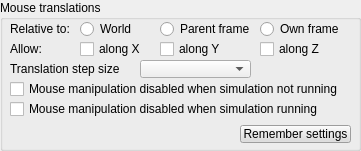
  <widget class="QGroupBox" name="groupBox_3">
   <property name="geometry">
    <rect>
     <x>10</x>
     <y>10</y>
     <width>361</width>
     <height>151</height>
    </rect>
   </property>
   <property name="title">
    <string>Mouse translations</string>
   </property>
   <property name="flat">
    <bool>true</bool>
   </property>
   <widget class="QLabel" name="label_2">
    <property name="geometry">
     <rect>
      <x>10</x>
      <y>20</y>
      <width>71</width>
      <height>18</height>
     </rect>
    </property>
    <property name="text">
     <string>Relative to:</string>
    </property>
   </widget>
   <widget class="QRadioButton" name="qqPosWorld">
    <property name="geometry">
     <rect>
      <x>80</x>
      <y>20</y>
      <width>81</width>
      <height>18</height>
     </rect>
    </property>
    <property name="focusPolicy">
     <enum>Qt::StrongFocus</enum>
    </property>
    <property name="text">
     <string>World</string>
    </property>
    <property name="autoExclusive">
     <bool>false</bool>
    </property>
   </widget>
   <widget class="QRadioButton" name="qqPosParent">
    <property name="geometry">
     <rect>
      <x>160</x>
      <y>20</y>
      <width>101</width>
      <height>18</height>
     </rect>
    </property>
    <property name="focusPolicy">
     <enum>Qt::StrongFocus</enum>
    </property>
    <property name="text">
     <string>Parent frame</string>
    </property>
    <property name="autoExclusive">
     <bool>false</bool>
    </property>
   </widget>
   <widget class="QRadioButton" name="qqPosOwn">
    <property name="geometry">
     <rect>
      <x>260</x>
      <y>20</y>
      <width>101</width>
      <height>18</height>
     </rect>
    </property>
    <property name="focusPolicy">
     <enum>Qt::StrongFocus</enum>
    </property>
    <property name="text">
     <string>Own frame</string>
    </property>
    <property name="autoExclusive">
     <bool>false</bool>
    </property>
   </widget>
   <widget class="QCheckBox" name="qqPosX">
    <property name="geometry">
     <rect>
      <x>80</x>
      <y>40</y>
      <width>91</width>
      <height>18</height>
     </rect>
    </property>
    <property name="focusPolicy">
     <enum>Qt::StrongFocus</enum>
    </property>
    <property name="text">
     <string>along X</string>
    </property>
   </widget>
   <widget class="QLabel" name="label_3">
    <property name="geometry">
     <rect>
      <x>10</x>
      <y>40</y>
      <width>61</width>
      <height>18</height>
     </rect>
    </property>
    <property name="text">
     <string>Allow:</string>
    </property>
   </widget>
   <widget class="QCheckBox" name="qqPosY">
    <property name="geometry">
     <rect>
      <x>160</x>
      <y>40</y>
      <width>91</width>
      <height>18</height>
     </rect>
    </property>
    <property name="focusPolicy">
     <enum>Qt::StrongFocus</enum>
    </property>
    <property name="text">
     <string>along Y</string>
    </property>
   </widget>
   <widget class="QCheckBox" name="qqPosZ">
    <property name="geometry">
     <rect>
      <x>260</x>
      <y>40</y>
      <width>91</width>
      <height>18</height>
     </rect>
    </property>
    <property name="focusPolicy">
     <enum>Qt::StrongFocus</enum>
    </property>
    <property name="text">
     <string>along Z</string>
    </property>
   </widget>
   <widget class="QLabel" name="label_4">
    <property name="geometry">
     <rect>
      <x>10</x>
      <y>60</y>
      <width>131</width>
      <height>18</height>
     </rect>
    </property>
    <property name="text">
     <string>Translation step size</string>
    </property>
   </widget>
   <widget class="QComboBox" name="qqPosCombo">
    <property name="geometry">
     <rect>
      <x>140</x>
      <y>60</y>
      <width>111</width>
      <height>18</height>
     </rect>
    </property>
   </widget>
   <widget class="QCheckBox" name="qqDisabledWhenRunning">
    <property name="geometry">
     <rect>
      <x>10</x>
      <y>100</y>
      <width>331</width>
      <height>18</height>
     </rect>
    </property>
    <property name="focusPolicy">
     <enum>Qt::StrongFocus</enum>
    </property>
    <property name="text">
     <string>Mouse manipulation disabled when simulation running</string>
    </property>
   </widget>
   <widget class="QCheckBox" name="qqDisabledWhenNotRunning">
    <property name="geometry">
     <rect>
      <x>10</x>
      <y>80</y>
      <width>331</width>
      <height>18</height>
     </rect>
    </property>
    <property name="focusPolicy">
     <enum>Qt::StrongFocus</enum>
    </property>
    <property name="text">
     <string>Mouse manipulation disabled when simulation not running</string>
    </property>
   </widget>
   <widget class="QToolButton" name="qqRememberManipulationSettings">
    <property name="geometry">
     <rect>
      <x>240</x>
      <y>125</y>
      <width>111</width>
      <height>18</height>
     </rect>
    </property>
    <property name="palette">
     <palette>
      <active>
       <colorrole role="WindowText">
        <brush brushstyle="SolidPattern">
         <color alpha="255">
          <red>0</red>
          <green>0</green>
          <blue>0</blue>
         </color>
        </brush>
       </colorrole>
       <colorrole role="Button">
        <brush brushstyle="SolidPattern">
         <color alpha="255">
          <red>220</red>
          <green>220</green>
          <blue>220</blue>
         </color>
        </brush>
       </colorrole>
       <colorrole role="Light">
        <brush brushstyle="SolidPattern">
         <color alpha="255">
          <red>255</red>
          <green>255</green>
          <blue>255</blue>
         </color>
        </brush>
       </colorrole>
       <colorrole role="Midlight">
        <brush brushstyle="SolidPattern">
         <color alpha="255">
          <red>237</red>
          <green>237</green>
          <blue>237</blue>
         </color>
        </brush>
       </colorrole>
       <colorrole role="Dark">
        <brush brushstyle="SolidPattern">
         <color alpha="255">
          <red>110</red>
          <green>110</green>
          <blue>110</blue>
         </color>
        </brush>
       </colorrole>
       <colorrole role="Mid">
        <brush brushstyle="SolidPattern">
         <color alpha="255">
          <red>147</red>
          <green>147</green>
          <blue>147</blue>
         </color>
        </brush>
       </colorrole>
       <colorrole role="Text">
        <brush brushstyle="SolidPattern">
         <color alpha="255">
          <red>0</red>
          <green>0</green>
          <blue>0</blue>
         </color>
        </brush>
       </colorrole>
       <colorrole role="BrightText">
        <brush brushstyle="SolidPattern">
         <color alpha="255">
          <red>255</red>
          <green>255</green>
          <blue>255</blue>
         </color>
        </brush>
       </colorrole>
       <colorrole role="ButtonText">
        <brush brushstyle="SolidPattern">
         <color alpha="255">
          <red>0</red>
          <green>0</green>
          <blue>0</blue>
         </color>
        </brush>
       </colorrole>
       <colorrole role="Base">
        <brush brushstyle="SolidPattern">
         <color alpha="255">
          <red>255</red>
          <green>255</green>
          <blue>255</blue>
         </color>
        </brush>
       </colorrole>
       <colorrole role="Window">
        <brush brushstyle="SolidPattern">
         <color alpha="255">
          <red>220</red>
          <green>220</green>
          <blue>220</blue>
         </color>
        </brush>
       </colorrole>
       <colorrole role="Shadow">
        <brush brushstyle="SolidPattern">
         <color alpha="255">
          <red>0</red>
          <green>0</green>
          <blue>0</blue>
         </color>
        </brush>
       </colorrole>
       <colorrole role="AlternateBase">
        <brush brushstyle="SolidPattern">
         <color alpha="255">
          <red>237</red>
          <green>237</green>
          <blue>237</blue>
         </color>
        </brush>
       </colorrole>
       <colorrole role="ToolTipBase">
        <brush brushstyle="SolidPattern">
         <color alpha="255">
          <red>255</red>
          <green>255</green>
          <blue>220</blue>
         </color>
        </brush>
       </colorrole>
       <colorrole role="ToolTipText">
        <brush brushstyle="SolidPattern">
         <color alpha="255">
          <red>0</red>
          <green>0</green>
          <blue>0</blue>
         </color>
        </brush>
       </colorrole>
      </active>
      <inactive>
       <colorrole role="WindowText">
        <brush brushstyle="SolidPattern">
         <color alpha="255">
          <red>0</red>
          <green>0</green>
          <blue>0</blue>
         </color>
        </brush>
       </colorrole>
       <colorrole role="Button">
        <brush brushstyle="SolidPattern">
         <color alpha="255">
          <red>220</red>
          <green>220</green>
          <blue>220</blue>
         </color>
        </brush>
       </colorrole>
       <colorrole role="Light">
        <brush brushstyle="SolidPattern">
         <color alpha="255">
          <red>255</red>
          <green>255</green>
          <blue>255</blue>
         </color>
        </brush>
       </colorrole>
       <colorrole role="Midlight">
        <brush brushstyle="SolidPattern">
         <color alpha="255">
          <red>237</red>
          <green>237</green>
          <blue>237</blue>
         </color>
        </brush>
       </colorrole>
       <colorrole role="Dark">
        <brush brushstyle="SolidPattern">
         <color alpha="255">
          <red>110</red>
          <green>110</green>
          <blue>110</blue>
         </color>
        </brush>
       </colorrole>
       <colorrole role="Mid">
        <brush brushstyle="SolidPattern">
         <color alpha="255">
          <red>147</red>
          <green>147</green>
          <blue>147</blue>
         </color>
        </brush>
       </colorrole>
       <colorrole role="Text">
        <brush brushstyle="SolidPattern">
         <color alpha="255">
          <red>0</red>
          <green>0</green>
          <blue>0</blue>
         </color>
        </brush>
       </colorrole>
       <colorrole role="BrightText">
        <brush brushstyle="SolidPattern">
         <color alpha="255">
          <red>255</red>
          <green>255</green>
          <blue>255</blue>
         </color>
        </brush>
       </colorrole>
       <colorrole role="ButtonText">
        <brush brushstyle="SolidPattern">
         <color alpha="255">
          <red>0</red>
          <green>0</green>
          <blue>0</blue>
         </color>
        </brush>
       </colorrole>
       <colorrole role="Base">
        <brush brushstyle="SolidPattern">
         <color alpha="255">
          <red>255</red>
          <green>255</green>
          <blue>255</blue>
         </color>
        </brush>
       </colorrole>
       <colorrole role="Window">
        <brush brushstyle="SolidPattern">
         <color alpha="255">
          <red>220</red>
          <green>220</green>
          <blue>220</blue>
         </color>
        </brush>
       </colorrole>
       <colorrole role="Shadow">
        <brush brushstyle="SolidPattern">
         <color alpha="255">
          <red>0</red>
          <green>0</green>
          <blue>0</blue>
         </color>
        </brush>
       </colorrole>
       <colorrole role="AlternateBase">
        <brush brushstyle="SolidPattern">
         <color alpha="255">
          <red>237</red>
          <green>237</green>
          <blue>237</blue>
         </color>
        </brush>
       </colorrole>
       <colorrole role="ToolTipBase">
        <brush brushstyle="SolidPattern">
         <color alpha="255">
          <red>255</red>
          <green>255</green>
          <blue>220</blue>
         </color>
        </brush>
       </colorrole>
       <colorrole role="ToolTipText">
        <brush brushstyle="SolidPattern">
         <color alpha="255">
          <red>0</red>
          <green>0</green>
          <blue>0</blue>
         </color>
        </brush>
       </colorrole>
      </inactive>
      <disabled>
       <colorrole role="WindowText">
        <brush brushstyle="SolidPattern">
         <color alpha="255">
          <red>110</red>
          <green>110</green>
          <blue>110</blue>
         </color>
        </brush>
       </colorrole>
       <colorrole role="Button">
        <brush brushstyle="SolidPattern">
         <color alpha="255">
          <red>220</red>
          <green>220</green>
          <blue>220</blue>
         </color>
        </brush>
       </colorrole>
       <colorrole role="Light">
        <brush brushstyle="SolidPattern">
         <color alpha="255">
          <red>255</red>
          <green>255</green>
          <blue>255</blue>
         </color>
        </brush>
       </colorrole>
       <colorrole role="Midlight">
        <brush brushstyle="SolidPattern">
         <color alpha="255">
          <red>237</red>
          <green>237</green>
          <blue>237</blue>
         </color>
        </brush>
       </colorrole>
       <colorrole role="Dark">
        <brush brushstyle="SolidPattern">
         <color alpha="255">
          <red>110</red>
          <green>110</green>
          <blue>110</blue>
         </color>
        </brush>
       </colorrole>
       <colorrole role="Mid">
        <brush brushstyle="SolidPattern">
         <color alpha="255">
          <red>147</red>
          <green>147</green>
          <blue>147</blue>
         </color>
        </brush>
       </colorrole>
       <colorrole role="Text">
        <brush brushstyle="SolidPattern">
         <color alpha="255">
          <red>110</red>
          <green>110</green>
          <blue>110</blue>
         </color>
        </brush>
       </colorrole>
       <colorrole role="BrightText">
        <brush brushstyle="SolidPattern">
         <color alpha="255">
          <red>255</red>
          <green>255</green>
          <blue>255</blue>
         </color>
        </brush>
       </colorrole>
       <colorrole role="ButtonText">
        <brush brushstyle="SolidPattern">
         <color alpha="255">
          <red>110</red>
          <green>110</green>
          <blue>110</blue>
         </color>
        </brush>
       </colorrole>
       <colorrole role="Base">
        <brush brushstyle="SolidPattern">
         <color alpha="255">
          <red>220</red>
          <green>220</green>
          <blue>220</blue>
         </color>
        </brush>
       </colorrole>
       <colorrole role="Window">
        <brush brushstyle="SolidPattern">
         <color alpha="255">
          <red>220</red>
          <green>220</green>
          <blue>220</blue>
         </color>
        </brush>
       </colorrole>
       <colorrole role="Shadow">
        <brush brushstyle="SolidPattern">
         <color alpha="255">
          <red>0</red>
          <green>0</green>
          <blue>0</blue>
         </color>
        </brush>
       </colorrole>
       <colorrole role="AlternateBase">
        <brush brushstyle="SolidPattern">
         <color alpha="255">
          <red>220</red>
          <green>220</green>
          <blue>220</blue>
         </color>
        </brush>
       </colorrole>
       <colorrole role="ToolTipBase">
        <brush brushstyle="SolidPattern">
         <color alpha="255">
          <red>255</red>
          <green>255</green>
          <blue>220</blue>
         </color>
        </brush>
       </colorrole>
       <colorrole role="ToolTipText">
        <brush brushstyle="SolidPattern">
         <color alpha="255">
          <red>0</red>
          <green>0</green>
          <blue>0</blue>
         </color>
        </brush>
       </colorrole>
      </disabled>
     </palette>
    </property>
    <property name="focusPolicy">
     <enum>Qt::StrongFocus</enum>
    </property>
    <property name="text">
     <string>Remember settings</string>
    </property>
   </widget>
  </widget>
